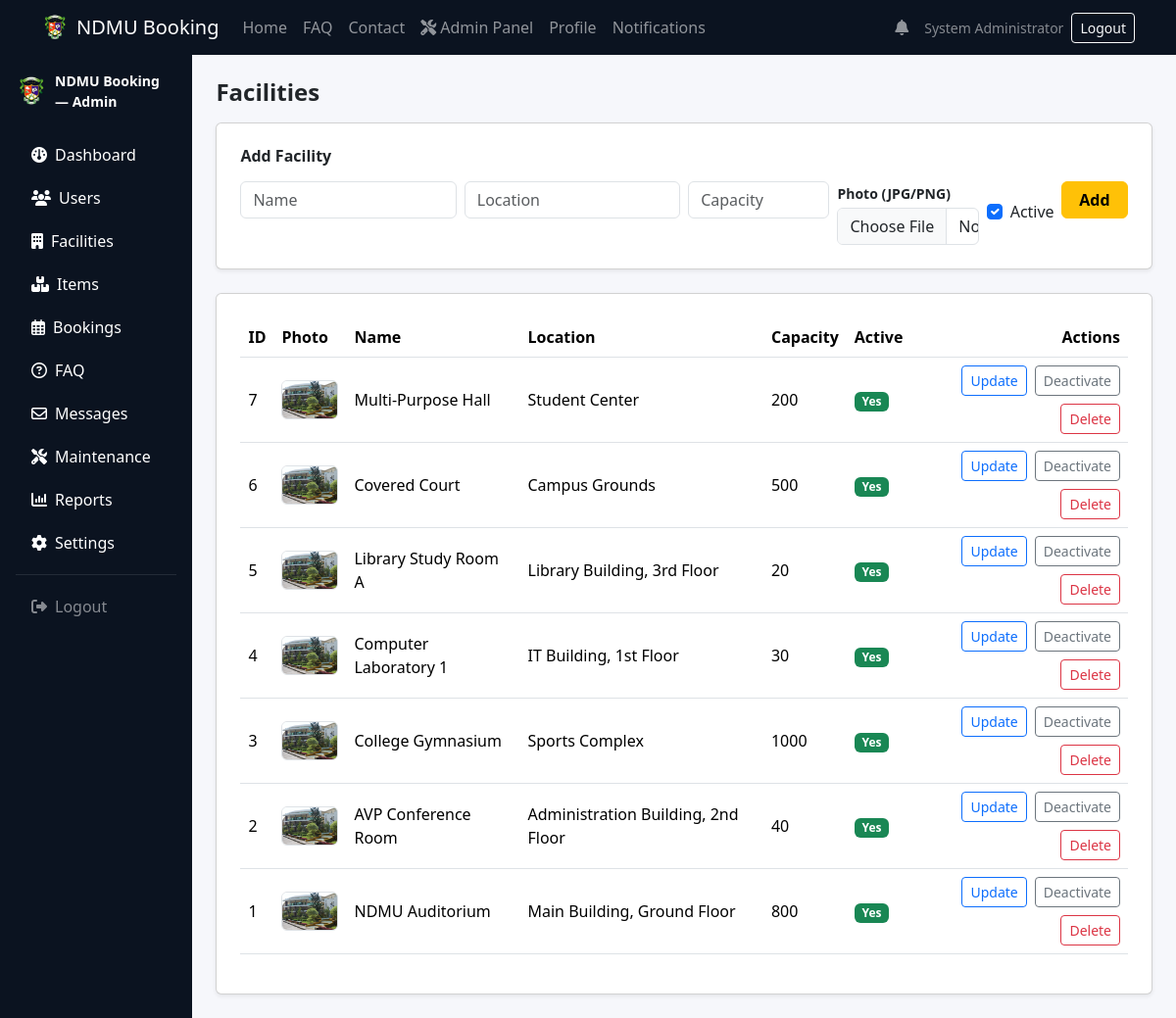
The app's page /admin_facilities.php (signed in) with its own data.
### tables this page shows
CREATE TABLE IF NOT EXISTS facilities (
    id          INT AUTO_INCREMENT PRIMARY KEY,
    name        VARCHAR(255) NOT NULL,
    location    VARCHAR(255) NOT NULL,
    capacity    INT NOT NULL,
    photo_path  VARCHAR(255),
    description TEXT,
    is_active   TINYINT(1) DEFAULT 1,
    created_at  TIMESTAMP DEFAULT CURRENT_TIMESTAMP
);

### includes/functions.php (called while the page is built, shortened)
<?php
function e(?string $value): string
{
    return htmlspecialchars((string)$value, ENT_QUOTES | ENT_SUBSTITUTE, 'UTF-8');
}

### admin_facilities.php (the view, shortened to what this page needs)
<?php
require_once __DIR__ . '/includes/db.php';
require_once __DIR__ . '/includes/functions.php';
$rows = [];
try {
    $rows = $pdo->query('SELECT * FROM facilities ORDER BY created_at DESC, id DESC')->fetchAll();
} catch (Throwable) {}
?>
<?php require_once __DIR__ . '/includes/header.php'; ?>
<?php require_once __DIR__ . '/includes/navbar.php'; ?>
<?php require_once __DIR__ . '/includes/admin_sidebar.php'; ?>
<h1 class="h4 fw-bold mb-3">Facilities</h1>
<div class="card shadow-sm mb-4">
  <div class="card-body p-4">
    <h2 class="h6 fw-semibold mb-3">Add Facility</h2>
    <form method="post" enctype="multipart/form-data" class="row g-2">
      <div class="col-md-3"><input class="form-control" name="name" placeholder="Name" required></div>
      <div class="col-md-3"><input class="form-control" name="location" placeholder="Location" required></div>
      <div class="col-md-2"><input class="form-control" type="number" min="1" name="capacity" placeholder="Capacity" required></div>
      <div class="col-md-2">
        <label class="form-label small mb-1 fw-semibold">Photo (JPG/PNG)</label>
        <input class="form-control" type="file" name="photo" accept="image/jpeg,image/png">
      </div>
      <div class="col-md-1 d-flex align-items-center">
        <div class="form-check">
          <input class="form-check-input" type="checkbox" name="is_active" id="facActive" checked>
          <label class="form-check-label" for="facActive">Active</label>
        </div>
      </div>
      <div class="col-md-1"><button class="btn btn-warning w-100 fw-semibold">Add</button></div>
    </form>
  </div>
</div>
<div class="card shadow-sm">
  <div class="card-body p-4">
    <div class="table-responsive">
      <table class="table align-middle">
        <thead>
          <tr>
            <th>ID</th>
            <th>Photo</th>
            <th>Name</th>
            <th>Location</th>
            <th>Capacity</th>
            <th>Active</th>
            <th class="text-end">Actions</th>
          </tr>
        </thead>
        <tbody>
          <?php foreach ($rows as $r): ?>
            <tr>
              <td><?= (int)$r['id'] ?></td>
              <td>
                <?php $img = $r['photo_path'] ? (string)$r['photo_path'] : 'assets/images/ndmubg.jpg'; ?>
                <img src="<?= e($img) ?>" width="58" height="40" style="object-fit:cover" class="rounded border" alt="photo">
              </td>
              <td><?= e((string)$r['name']) ?></td>
              <td><?= e((string)$r['location']) ?></td>
              <td><?= (int)$r['capacity'] ?></td>
              <td><?= (int)$r['is_active'] === 1 ? '<span class="badge bg-success">Yes</span>' : '<span class="badge bg-secondary">No</span>' ?></td>
              <td class="text-end">
                <div class="d-flex justify-content-end gap-2 flex-wrap">
                  <button class="btn btn-sm btn-outline-primary" data-bs-toggle="modal" data-bs-target="#updFac<?= (int)$r['id'] ?>">Update</button>
                  <form method="post" class="d-inline">
                    <button class="btn btn-sm btn-outline-secondary"><?= (int)$r['is_active'] === 1 ? 'Deactivate' : 'Activate' ?></button>
                  </form>
                  <form method="post" class="d-inline" onsubmit="return confirm('Delete this facility?');">
                    <button class="btn btn-sm btn-outline-danger">Delete</button>
                  </form>
                </div>
              </td>
            </tr>
          <?php endforeach; ?>
        </tbody>
      </table>
    </div>
  </div>
</div>
<?php require_once __DIR__ . '/includes/admin_sidebar_end.php'; ?>
<?php require_once __DIR__ . '/includes/footer.php'; ?>

### assets/css/style.css (style rules this page uses)
:root { --ndmu-gold:#d4af37; --ndmu-green:#0b5d1e; --ndmu-dark:#0b1320; }
html,body { height:100%; }
body { background:#f6f7fb; }

### records on screen
facilities: id "7", name "Multi-Purpose Hall", location "Student Center", capacity "200", is_active "Yes"
facilities: id "6", name "Covered Court", location "Campus Grounds", capacity "500", is_active "Yes"
facilities: id "5", name "Library Study Room A", location "Library Building, 3rd Floor", capacity "20", is_active "Yes"
facilities: id "4", name "Computer Laboratory 1", location "IT Building, 1st Floor", capacity "30", is_active "Yes"
facilities: id "3", name "College Gymnasium", location "Sports Complex", capacity "1000", is_active "Yes"
facilities: id "2", name "AVP Conference Room", location "Administration Building, 2nd Floor", capacity "40", is_active "Yes"
facilities: id "1", name "NDMU Auditorium", location "Main Building, Ground Floor", capacity "800", is_active "Yes"

### other values on screen
$user['full_name'] "System Administrator"
